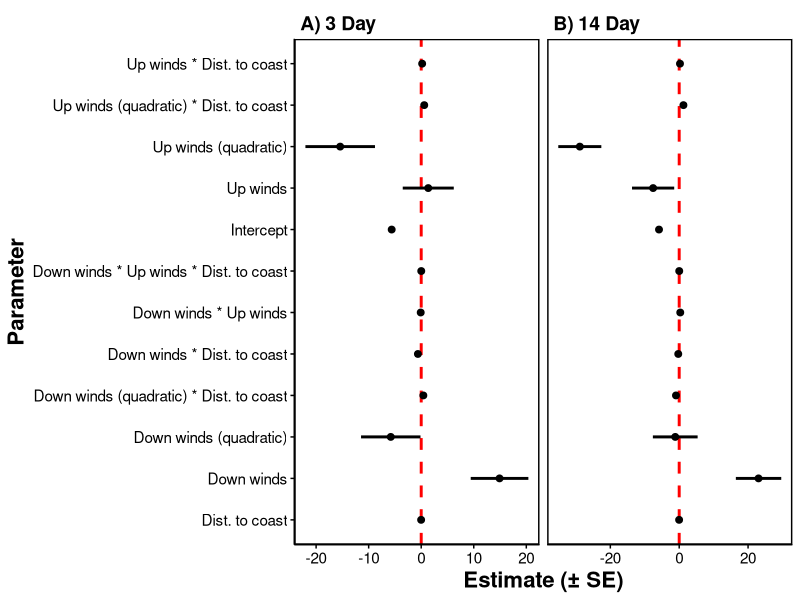
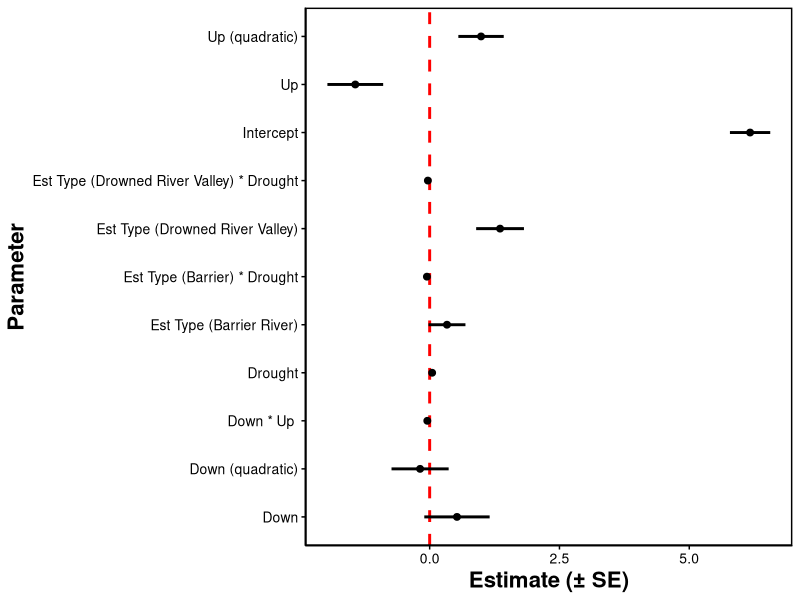
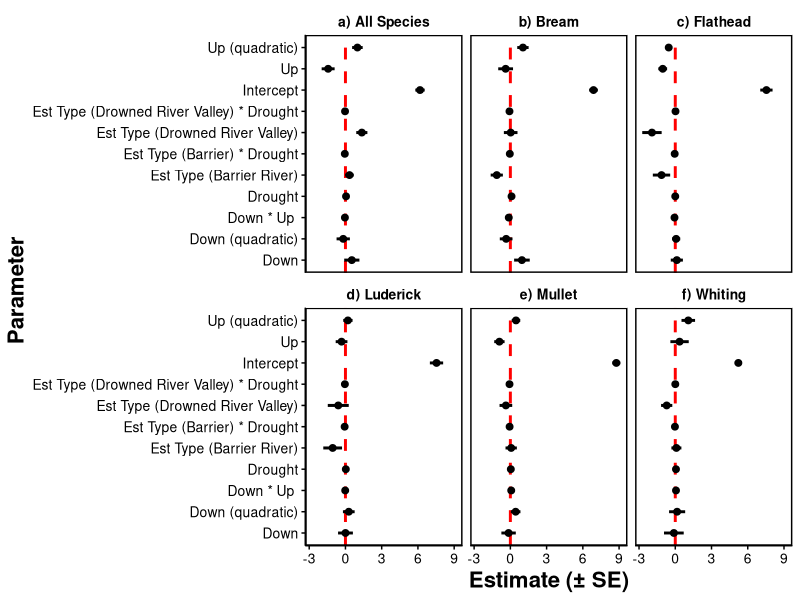
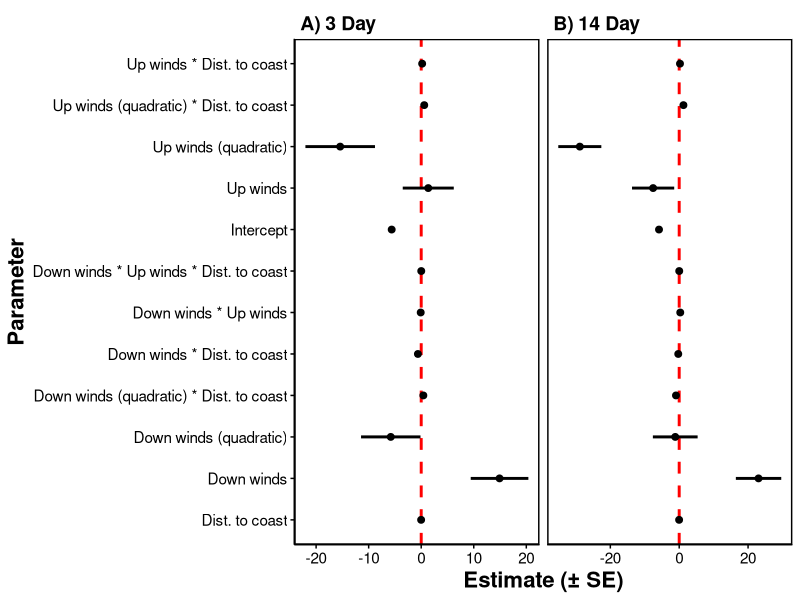
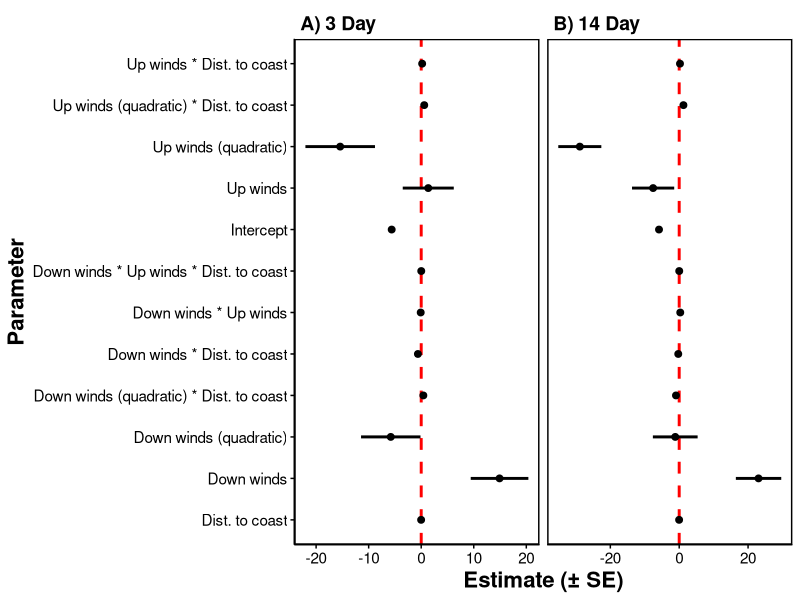
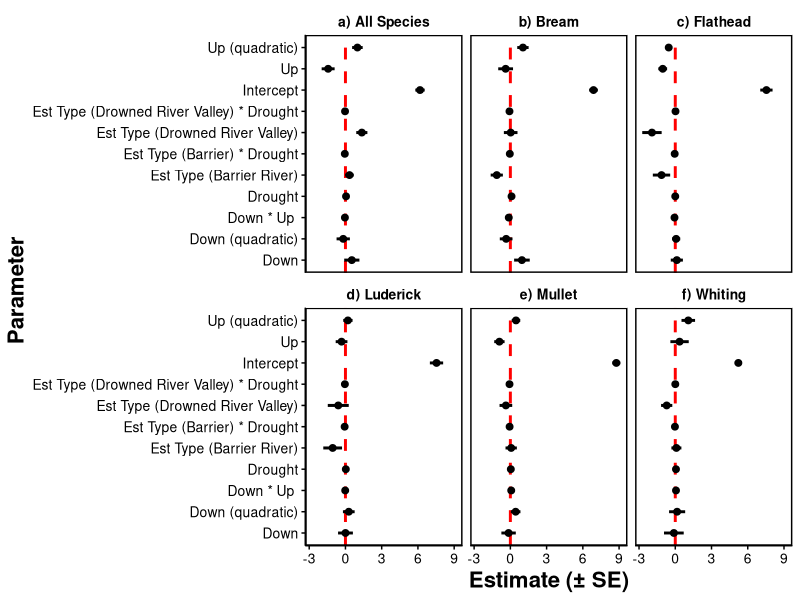
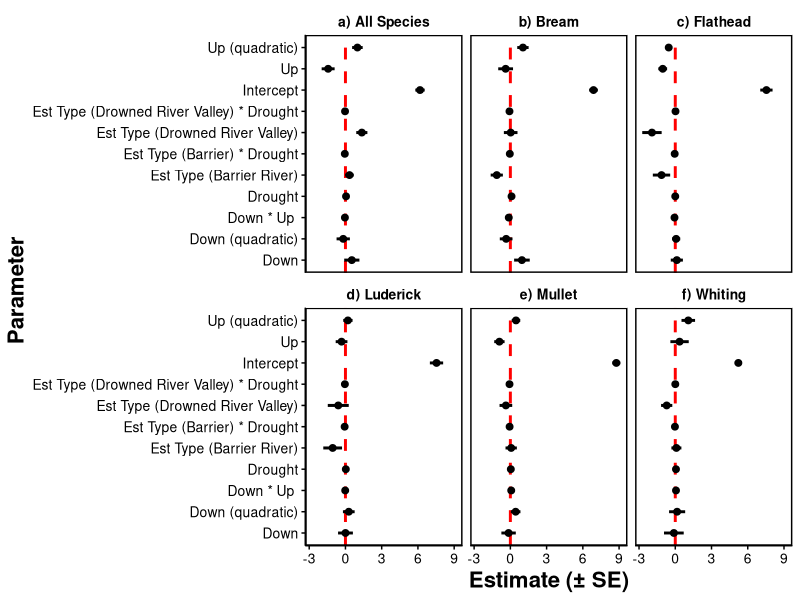

Generate these figures, in order, with R:
# Coef plots larval fish 3 day

# The model coefs were extracted from the GLMMs for larval fish and LMM for the CPUE models into csv files which are loaded here
library(tidyverse)
library(ggplot2)

dat3 <- read.csv("../Data/Larval fish model coefs 3 day.csv", header = T)
dat3$Model <- "A) 3 Day"
dat14 <- read.csv("../Data/Larval fish model coefs 14 day.csv", header = T)
dat14$Model <- "B) 14 Day"

larval_coef_dat <- bind_rows(dat3, dat14)
larval_coef_dat$Parameter <- as.character(larval_coef_dat$Parameter)

# Faceted coefficient plot
p1 <- ggplot(larval_coef_dat, aes(Parameter, Estimate)) + 
  geom_hline(yintercept=0, lty=2, lwd=1, colour="red") +
  geom_errorbar(aes(ymin=Estimate - se, ymax=Estimate + se), 
                lwd=1, width=0, colour="black") +
  geom_point(size=2, colour = "black") +
  facet_grid(.~ Model, scales = "free") +
  coord_flip() +
  guides(colour=FALSE) +
  labs(x="Parameter", y="Estimate (± SE)") +
  theme_classic() +
  theme(axis.title.x = element_text(face="bold", colour="black", size = 16),
        axis.text.x  = element_text(colour="black", size = 11), 
        axis.title.y = element_text(face="bold", colour="black", size = 16),
        axis.text.y  = element_text(colour="black", size = 11),
        axis.ticks = element_line(colour="black"),
        strip.text = element_text(colour="black", face = "bold", size = 14, hjust=0),
        strip.background = element_rect(colour = "white"),
        #legend.justification=c(1,0), legend.position="right",
        panel.border = element_rect(colour = "black", fill=NA, size = 1),
        #legend.key.size = unit(1, "cm"),
        legend.title = element_text(face = "bold", size = 14),
        legend.text = element_text(size = 12, face = "bold"),
        #panel.spacing = unit(1, "lines") # adjusts spacing of panels
)

p1

## save plots
ggsave("../plots/Larval Model Coefs.pdf", width = 21, height = 14.8, units = "cm")
ggsave("../plots/Larval Model Coefs.png", width = 21, height = 14.8, units = "cm", dpi = 600)


### Now CPUE MODEL PLOT

mydata <- read.csv("../Data/LMM coefs.csv", header = T)

all_sp_dat <- subset(mydata, Species == "a) All Species")

pALL <- ggplot(all_sp_dat, aes(Model.Term, coef.est)) + 
  geom_hline(yintercept=0, lty=2, lwd=1, colour="red") +
  geom_errorbar(aes(ymin=coef.est - coef.se, ymax=coef.est + coef.se), 
                lwd=1, width=0, colour="black") +
  geom_point(size=2, colour = "black") +
  #facet_wrap(.~ Species) +
  coord_flip() +
  guides(colour=FALSE) +
  labs(x="Parameter", y="Estimate (± SE)") +
  theme_classic() +
  theme(axis.title.x = element_text(face="bold", colour="black", size = 16),
        axis.text.x  = element_text(colour="black", size = 10), 
        axis.title.y = element_text(face="bold", colour="black", size = 16),
        axis.text.y  = element_text(colour="black", size = 10),
        axis.ticks = element_line(colour="black"),
        strip.text = element_text(colour="black", face = "bold", size = 14, hjust=0),
        strip.background = element_rect(colour = "white"),
        #legend.justification=c(1,0), legend.position="right",
        panel.border = element_rect(colour = "black", fill=NA, size = 1),
        #legend.key.size = unit(1, "cm"),
        legend.title = element_text(face = "bold", size = 14),
        legend.text = element_text(size = 12, face = "bold")
        #panel.spacing = unit(1, "lines") # adjusts spacing of panels
  )

pALL

## Save plots
#ggsave("../plots/All species CPUE Model Coefs.pdf", width = 18, height = 14.8, units = "cm")
#ggsave("../plots/All species CPUE Model Coefs.png", width = 18, height = 14.8, units = "cm", dpi = 600)



# Faceted coefficient plot for all species
p2 <- ggplot(mydata, aes(Model.Term, coef.est)) + 
  geom_hline(yintercept=0, lty=2, lwd=1, colour="red") +
  geom_errorbar(aes(ymin=coef.est - coef.se, ymax=coef.est + coef.se), 
                lwd=1, width=0, colour="black") +
  geom_point(size=2, colour = "black") +
  facet_wrap(.~ Species) +
  coord_flip() +
  guides(colour=FALSE) +
  labs(x="Parameter", y="Estimate (± SE)") +
  theme_classic() +
  theme(axis.title.x = element_text(face="bold", colour="black", size = 16),
        axis.text.x  = element_text(colour="black", size = 10), 
        axis.title.y = element_text(face="bold", colour="black", size = 16),
        axis.text.y  = element_text(colour="black", size = 10),
        axis.ticks = element_line(colour="black"),
        strip.text = element_text(colour="black", face = "bold", size = 10, hjust=0.5),
        strip.background = element_rect(colour = "white"),
        #legend.justification=c(1,0), legend.position="right",
        panel.border = element_rect(colour = "black", fill=NA, size = 1),
        #legend.key.size = unit(1, "cm"),
        legend.title = element_text(face = "bold", size = 14),
        legend.text = element_text(size = 12, face = "bold"))

p2

## Save plots
ggsave("../plots/Faceted Species CPUE Model Coefs.pdf", width = 18, height = 14.8, units = "cm")
ggsave("../plots/Faceted Species CPUE Model Coefs.png", width = 18, height = 14.8, units = "cm", dpi = 600)

